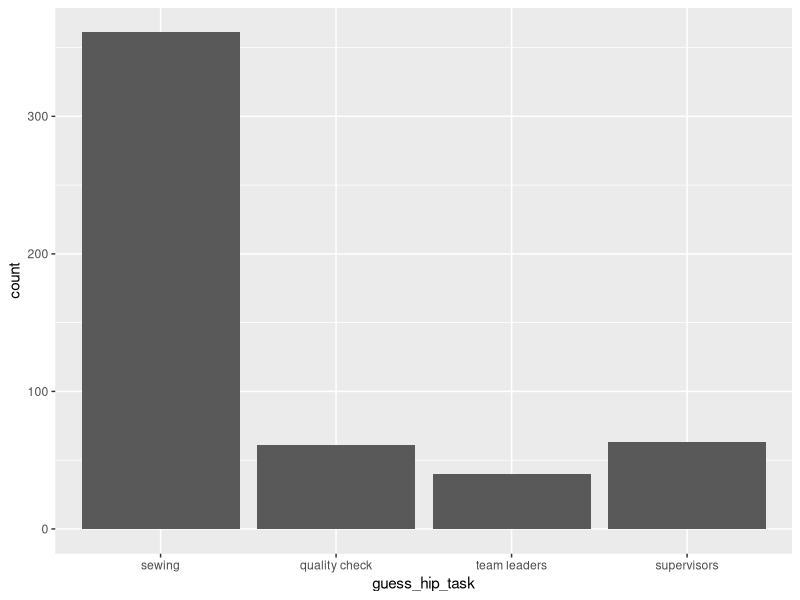

Reproduce this figure in R. (Note: this script raises an error after producing the figure.)

# Setup -------------------------------------------------------------------

library(tidyverse)
library(readxl)

# setwd('')   # unnecessary to set working directory if you opened `HIP.Rproj`

# hip <- read_excel('data/weekdayend_all.xlsx')   # 295 obs. of 381 variables

hip <- read_excel('data/weekdayend_all2.xlsx')   # 525 obs. of 382 variables


# IA (morning) ------------------------------------------------------------

IA <- c('guess_hip_task',
        'guess_hip_task_other',
        'hip_knowppl',
        'hip_knowppl_like',
        'guess_hip_turnover',
        'guess_hip_turnover_sure')

## Initial cleaning -------------------------------------------------------

hip_IA <- hip %>%
  select(all_of(IA)) %>%
  mutate(across(IA[c(1, 4, 6)], as.factor)) %>%
  mutate(guess_hip_task = recode(guess_hip_task,
                                 `0` = 'sewing',
                                 `1` = 'quality check',
                                 `2` = 'team leaders',
                                 `3` = 'supervisors'#, `100` = 'others'
                                 )) %>%
  mutate(hip_knowppl_like = recode(hip_knowppl_like,
                                   `0` = 'almost all of them',
                                   `1` = 'some of them',
                                   `2` = 'very few of them',
                                   `3` = 'almost none of them')) %>%
  mutate(guess_hip_turnover_sure = recode(guess_hip_turnover_sure,
                                          `0` = 'very sure',
                                          `1` = 'slightly sure',
                                          `2` = 'slightly not sure',
                                          `3` = 'not sure at all')) %>%
  mutate(guess_hip_task_other = as.character(guess_hip_task_other)) %>%
  mutate(across(IA[c(3, 5)], as.integer))

# Figures -----------------------------------------------------------------

ggplot(data = hip_IA) +
  geom_bar(aes(x = guess_hip_task)) +
  ggsave('figures/jobs_in_hip/IA1.png')

ggplot(data = hip_IA) +
  geom_histogram(aes(x = hip_knowppl), binwidth = 5) +
  ggsave('figures/jobs_in_hip/IA2.png')

ggplot(data = hip_IA) +
  geom_bar(aes(x = hip_knowppl_like)) +
  ggsave('figures/jobs_in_hip/IA3.png')

ggplot(data = hip_IA) +
  geom_histogram(aes(x = guess_hip_turnover), binwidth = 5) +
  ggsave('figures/jobs_in_hip/IA5.png')

ggplot(data = hip_IA) +
  geom_bar(aes(x = guess_hip_turnover_sure)) +
  ggsave('figures/jobs_in_hip/IA5s.png')


# IB (morning) ------------------------------------------------------------

IB <- c('guess_hip_hour',
        'guess_hip_hour_sure',
        'guess_hip_day',
        'guess_hip_day_sure',
        'guess_hip_extra',
        'guess_hip_extra_sure',
        'guess_hip_night',
        'guess_hip_night_sure',
        'guess_hip_transp',
        'guess_hip_transp_sure',
        'guess_hip_lunch',
        'guess_hip_lunch_sure',
        'guess_hip_attend',
        'guess_hip_attend_sure')

# Initial cleaning --------------------------------------------------------

hip_IB <- hip %>%
  select(all_of(IB)) %>%
  mutate(across(IB[seq(1, 13, 2)], as.integer)) %>%
  mutate(across(IB[seq(2, 14, 2)], as.factor)) %>%
  mutate(across(IB[seq(2, 14, 2)], ~recode(.,
                                           `0` = 'very sure',
                                           `1` = 'slightly sure',
                                           `2` = 'slightly not sure',
                                           `3` = 'not sure at all')))

# Figures -----------------------------------------------------------------

ggplot(data = hip_IB) +
  geom_histogram(aes(x = guess_hip_hour), binwidth = 1) +
  ggsave('figures/jobs_in_HIP/IB1.png')

ggplot(data = hip_IB) +
  geom_bar(aes(x = guess_hip_hour_sure)) +
  ggsave('figures/jobs_in_HIP/IB1s.png')

ggplot(data = hip_IB) +
  geom_histogram(aes(x = guess_hip_day), binwidth = 1) +
  ggsave('figures/jobs_in_HIP/IB2.png')

ggplot(data = hip_IB) +
  geom_bar(aes(x = guess_hip_day_sure)) +
  ggsave('figures/jobs_in_HIP/IB2s.png')

ggplot(data = hip_IB) +
  geom_histogram(aes(x = guess_hip_extra), binwidth = 1) +
  ggsave('figures/jobs_in_HIP/IB3.png')

ggplot(data = hip_IB) +
  geom_bar(aes(x = guess_hip_extra_sure)) +
  ggsave('figures/jobs_in_HIP/IB3s.png')

ggplot(data = hip_IB) +
  geom_histogram(aes(x = guess_hip_night), binwidth = 1) +
  ggsave('figures/jobs_in_HIP/IB4.png')

ggplot(data = hip_IB) +
  geom_bar(aes(x = guess_hip_night_sure)) +
  ggsave('figures/jobs_in_HIP/IB4s.png')

ggplot(data = hip_IB) +
  geom_histogram(aes(x = guess_hip_transp), binwidth = 1) +
  ggsave('figures/jobs_in_HIP/IB5.png')

ggplot(data = hip_IB) +
  geom_bar(aes(x = guess_hip_transp_sure)) +
  ggsave('figures/jobs_in_HIP/IB5s.png')

ggplot(data = hip_IB) +
  geom_histogram(aes(x = guess_hip_lunch), binwidth = 1) +
  ggsave('figures/jobs_in_HIP/IB6.png')

ggplot(data = hip_IB) +
  geom_bar(aes(x = guess_hip_lunch_sure)) +
  ggsave('figures/jobs_in_HIP/IB6s.png')

ggplot(data = hip_IB) +
  geom_histogram(aes(x = guess_hip_attend), binwidth = 1) +
  ggsave('figures/jobs_in_HIP/IB7.png')

ggplot(data = hip_IB) +
  geom_bar(aes(x = guess_hip_attend_sure)) +
  ggsave('figures/jobs_in_HIP/IB7s.png')


# IC (morning) ------------------------------------------------------------

IC <- c('guess_entry_salary',
        'guess_entry_salary_sure',
        'guess_entry_salary_6m',
        'guess_entry_salary_6m_sure',
        'guess_entry_pct',
        'guess_entry_pct_sure',
        'guess_entry_pct_you',
        'guess_you_salary_1m')

## Initial cleaning -------------------------------------------------------

hip_IC <- hip %>%
  select(all_of(IC)) %>%
  mutate(across(IC[c(1, 3, 5, 8)], as.integer)) %>%
  mutate(across(IC[c(2, 4, 6, 7)], as.factor)) %>%
  mutate(across(IC[c(2, 4, 6)], ~recode(.,
                                        `0` = 'very sure',
                                        `1` = 'slightly sure',
                                        `2` = 'slightly not sure',
                                        `3` = 'not sure at all'))) %>%
  mutate(guess_entry_pct_you = recode(guess_entry_pct_you,
                                      `0` = 'likely',
                                      `1` = 'somewhat likely',
                                      `2` = 'somewhat unlikely',
                                      `3` = 'very unlikely'))

# Figures -----------------------------------------------------------------

ggplot(data = hip_IC) +
  geom_histogram(aes(x = guess_entry_salary), binwidth = 500) +
  ggsave('figures/jobs_in_HIP/IC1.png')

ggplot(data = hip_IC) +
  geom_bar(aes(x = guess_entry_salary_sure)) +
  ggsave('figures/jobs_in_HIP/IC1s.png')

ggplot(data = hip_IC) +
  geom_histogram(aes(x = guess_entry_salary_6m), binwidth = 500) +
  ggsave('figures/jobs_in_HIP/IC2.png')

ggplot(data = hip_IC) +
  geom_bar(aes(x = guess_entry_salary_6m_sure)) +
  ggsave('figures/jobs_in_HIP/IC2s.png')

ggplot(data = hip_IC) +
  geom_histogram(aes(x = guess_entry_pct), binwidth = 10) +
  ggsave('figures/jobs_in_HIP/IC3.png')

ggplot(data = hip_IC) +
  geom_bar(aes(x = guess_entry_pct_sure)) +
  ggsave('figures/jobs_in_HIP/IC3s.png')

ggplot(data = hip_IC) +
  geom_bar(aes(x = guess_entry_pct_you)) +
  ggsave('figures/jobs_in_HIP/IC4.png')

ggplot(data = hip_IC) +
  geom_histogram(aes(x = guess_you_salary_1m), binwidth = 500) +
  ggsave('figures/jobs_in_HIP/IC5.png')


# ID (morning) ------------------------------------------------------------

ID <- c('guess_promote_medium',
        'guess_promote_medium_sure',
        'guess_promote_sp',
        'guess_promote_sp_sure',
        'guess_salary_medium',
        'guess_salary_medium_sure',
        'guess_salary_sp',
        'guess_salary_sp_sure',
        'guess_you_promote_medium',
        'guess_you_promote_sp',
        'guess_you_salary_6m')

## Initial cleaning -------------------------------------------------------

hip_ID <- hip %>%
  select(all_of(ID)) %>%
  mutate(across(ID[c(1, 3, 5, 7, 11)], as.integer)) %>%
  mutate(across(ID[c(2, 4, 6, 8, 9, 10)], as.factor)) %>%
  mutate(across(ID[c(2, 4, 6, 8)], ~recode(.,
                                           `0` = 'very sure',
                                           `1` = 'slightly sure',
                                           `2` = 'slightly not sure',
                                           `3` = 'not sure at all'))) %>%
  mutate(across(ID[9:10], ~recode(.,
                                  `0` = 'likely',
                                  `1` = 'somewhat likely',
                                  `2` = 'somewhat unlikely',
                                  `3` = 'very unlikely')))

# Figures -----------------------------------------------------------------

ggplot(data = hip_ID) +
  geom_histogram(aes(x = guess_promote_medium), binwidth = 10) +
  ggsave('figures/jobs_in_HIP/ID1.png')

ggplot(data = hip_ID) +
  geom_bar(aes(x = guess_promote_medium_sure)) +
  ggsave('figures/jobs_in_HIP/ID1s.png')

ggplot(data = hip_ID) +
  geom_histogram(aes(x = guess_promote_sp), binwidth = 10) +
  ggsave('figures/jobs_in_HIP/ID2.png')

ggplot(data = hip_ID) +
  geom_bar(aes(x = guess_promote_sp_sure)) +
  ggsave('figures/jobs_in_HIP/ID2s.png')

ggplot(data = hip_ID) +
  geom_histogram(aes(x = guess_salary_medium), binwidth = 500) +
  ggsave('figures/jobs_in_HIP/ID3.png')

ggplot(data = hip_ID) +
  geom_bar(aes(x = guess_salary_medium_sure)) +
  ggsave('figures/jobs_in_HIP/ID3s.png')

ggplot(data = hip_ID) +
  geom_histogram(aes(x = guess_salary_sp), binwidth = 500) +
  ggsave('figures/jobs_in_HIP/ID4.png')

ggplot(data = hip_ID) +
  geom_bar(aes(x = guess_salary_sp_sure)) +
  ggsave('figures/jobs_in_HIP/ID4s.png')

ggplot(data = hip_ID) +
  geom_bar(aes(x = guess_you_promote_medium)) +
  ggsave('figures/jobs_in_HIP/ID5.png')

ggplot(data = hip_ID) +
  geom_bar(aes(x = guess_you_promote_sp)) +
  ggsave('figures/jobs_in_HIP/ID6.png')

ggplot(data = hip_ID) +
  geom_histogram(aes(x = guess_you_salary_6m), binwidth = 500) +
  ggsave('figures/jobs_in_HIP/ID7.png')


# IT (morning) ------------------------------------------------------------

IT <- c('info_entry_choice1',
        'info_entry_choice2',
        'info_entry_choice3',
        'info_entry_choice4',
        'info_entry_choice5',
        'info_promote_choice1',
        'info_promote_choice2',
        'info_promote_choice3',
        'info_promote_choice4',
        'info_promote_choice5')

## Initial cleaning -------------------------------------------------------

hip_IT <- hip %>%
  select(all_of(IT)) %>%
  mutate(across(all_of(IT), as.logical))

# Figures -----------------------------------------------------------------

IT_codes <- c('IT1a', 'IT1b', 'IT1c', 'IT1d', 'IT1e', 'IT2a', 'IT2b', 'IT2c', 'IT2d', 'IT2e')

for (i in 1:10) {
  temp <- ggplot(data = hip_IT) +
    geom_bar(aes_string(x = IT[i]))

  ggsave(plot = temp, file = paste0('figures/jobs_in_hip/', IT_codes[i], '.png'))
}
